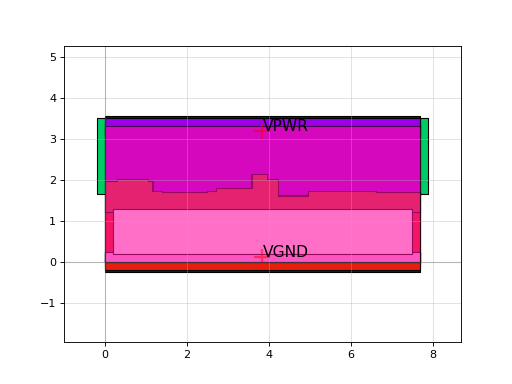

Recreate this plot in Python.
import sky130

c = sky130.components.sky130_fd_sc_hs__sdlclkp_1()
c.plot()
